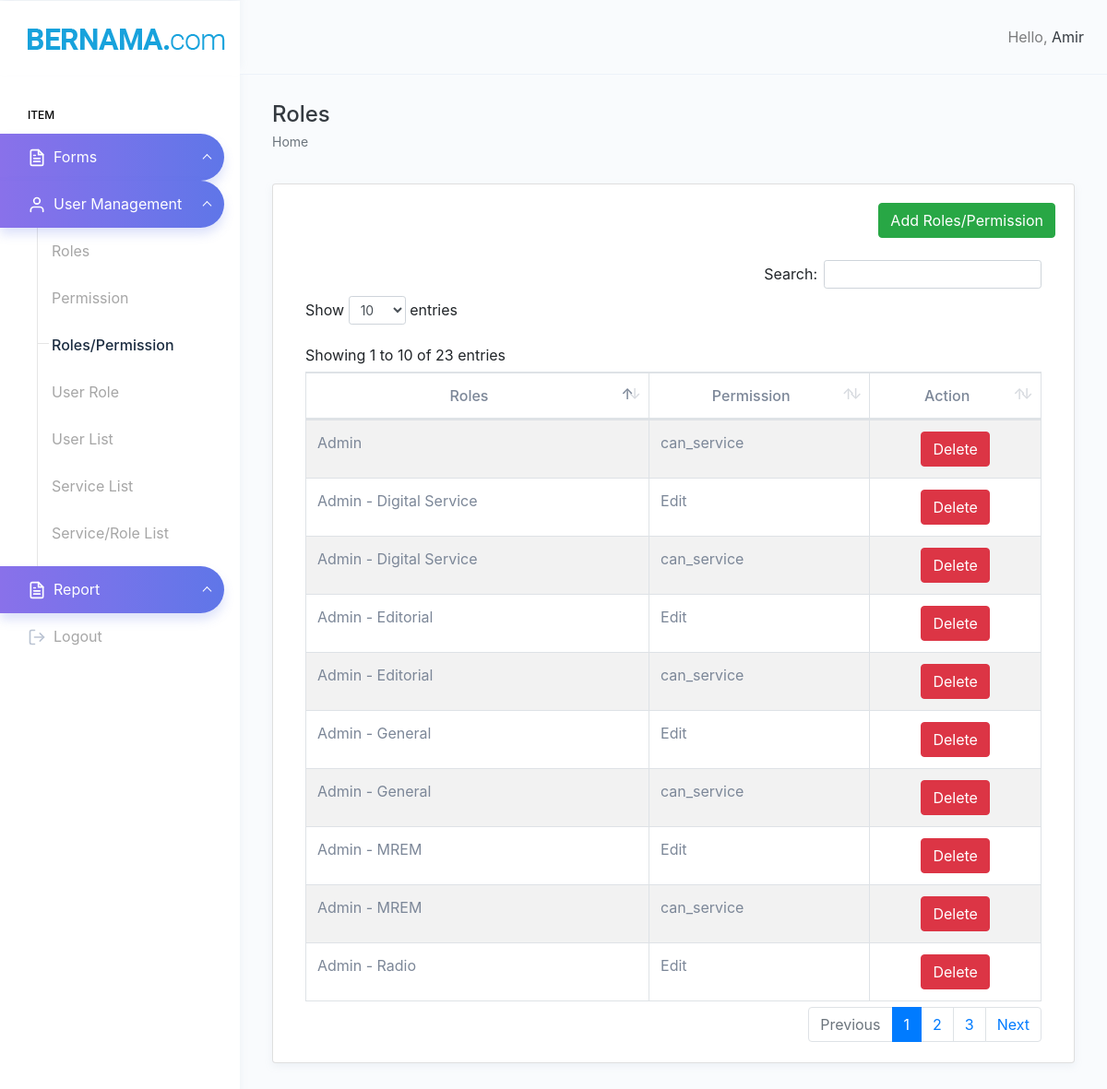
Screenshot of /roles_perm.php (signed in) with the database file from the repository.
### tables this page shows
CREATE TABLE `permission_role` (
  `id` int(11) NOT NULL,
  `role_id` int(11) NOT NULL,
  `permission_id` int(11) NOT NULL
);

CREATE TABLE `roles` (
  `id` int(11) NOT NULL,
  `name` varchar(255) DEFAULT NULL,
  `description` varchar(255) DEFAULT NULL
);

CREATE TABLE `permissions` (
  `id` int(11) NOT NULL,
  `name` varchar(255) NOT NULL,
  `description` text NOT NULL
);

### roles_perm.php (the view, shortened to what this page needs)
<!DOCTYPE html>
<html dir="ltr" lang="en">
    <?php
        $connection = new mysqli("localhost", "root", "", "aduan");
        $query = "SELECT permission_role.id, permission_role.role_id, permission_role.permission_id, permissions.name AS perm_name, roles.name as role_name
        FROM permission_role INNER JOIN
        permissions ON permission_role.permission_id = permissions.id INNER JOIN
        roles ON permission_role.role_id = roles.id";
        $result = mysqli_query($connection, $query);
    ?>
    <head>
        <link href="assets/extra-libs/datatables.net-bs4/css/dataTables.bootstrap4.css" rel="stylesheet">
        <link href="dist/css/style.min.css" rel="stylesheet">
        <link rel="stylesheet" href="https://cdn.jsdelivr.net/npm/bootstrap@4.0.0/dist/css/bootstrap.min.css"
>
    </head>
    <body>
        <?php
        include_once('header.php');
        ?>
        <div class="page-wrapper">
            <div class="page-breadcrumb">
                <div class="row">
                    <div class="col-7 align-self-center">
                        <h4 class="page-title text-truncate text-dark font-weight-medium mb-1">Roles</h4>
                        <div class="d-flex align-items-center">
                            <nav aria-label="breadcrumb">
                                <ol class="breadcrumb m-0 p-0">
                                    <li class="breadcrumb-item"><a href="display_data.php" class="text-muted">Home</a></li>
                                </ol>
                            </nav>
                        </div>
                    </div>
                </div>
            </div>
            <div class="container-fluid">
                <div class="row">
                    <div class="col-12">
                        <div class="card">
                            <div class="card-body">
                                <div class="row">
                                    <div class="col-md-12" style="text-align: right;">
                                        <a class='btn btn-success' onclick='modDisp("role_perm");' style='color:white'>Add Roles/Permission</a>
                                    </div>
                                </div>
                                <br>
                                <div class="table-responsive">
                                    <table id="example" class="table table-striped table-bordered" cellspacing="0"
                                        width="100%">
                                        <thead>
                                            <tr style="text-align:center">
                                                <th>Roles</th>
                                                <th>Permission</th>
                                                <th>Action</th>
                                            </tr>
                                        </thead>
                                        <tbody>
                                            <?php
                                                if ($result) {
                                                    while ($row = mysqli_fetch_assoc($result)) {
                                                        echo "<tr>";
                                                        echo "<td>" . $row['role_name'] . "</td>";
                                                        echo "<td>" . $row['perm_name'] . "</td>";
                                                        echo "<td><center>
                                                                <a class='btn btn-danger' href='roles_perm.php?del=" . $row['id'] . "'>Delete</a>";
                                                        echo "</tr>";
                                                    }
                                                }
                                            ?>
                                        </tbody>
                                    </table>
                                </div>
                            </div>
                        </div>
                    </div>
                </div>
            </div>
        </div>
        </div>
    </body>
</html>

### rows the page displays
permission_role: role.name "Admin", permission.name "can_service"
permission_role: role.name "Admin - Radio", permission.name "Edit"
permission_role: role.name "Admin - MREM", permission.name "Edit"
permission_role: role.name "Admin - General", permission.name "Edit"
permission_role: role.name "Admin - Editorial", permission.name "Edit"
permission_role: role.name "Admin - Digital Service", permission.name "Edit"
permission_role: role.name "Admin - MREM", permission.name "can_service"
permission_role: role.name "Admin - General", permission.name "can_service"
permission_role: role.name "Admin - Editorial", permission.name "can_service"
permission_role: role.name "Admin - Digital Service", permission.name "can_service"

### other values shown
$_SESSION['sessionname'] "Amir"
